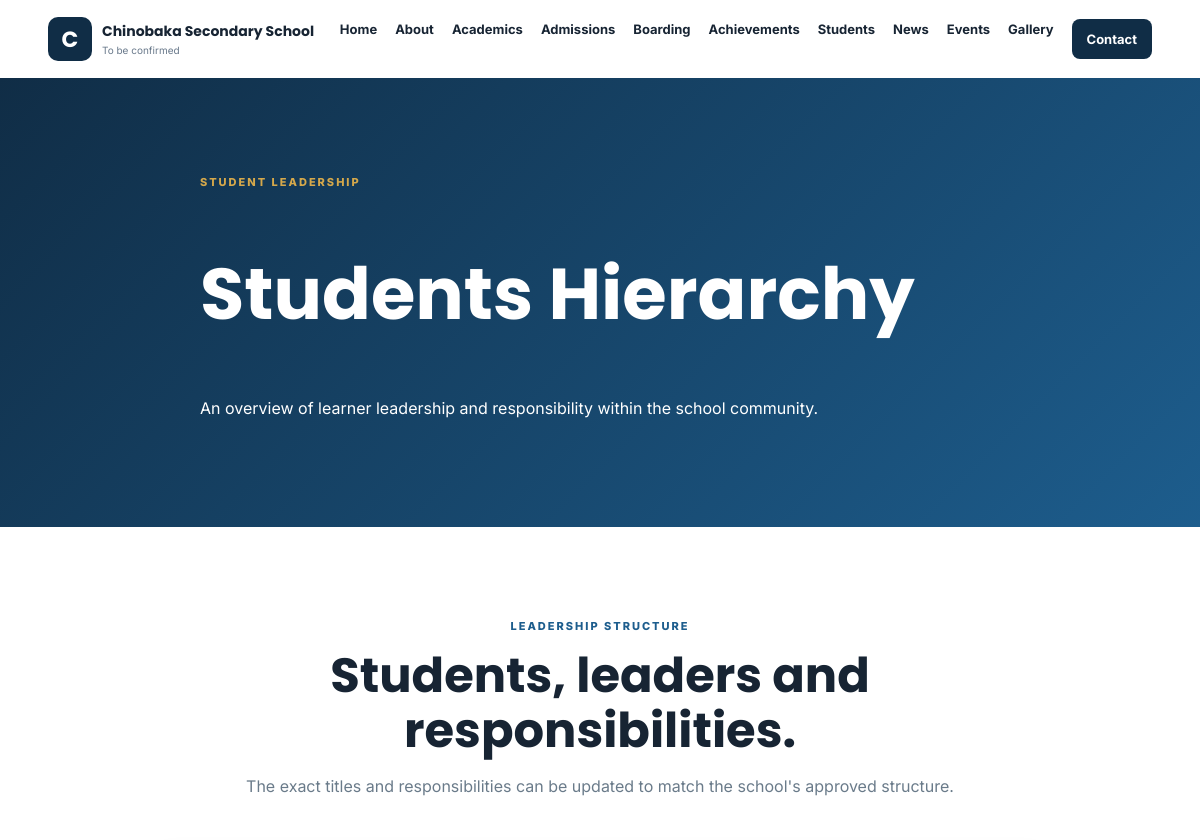
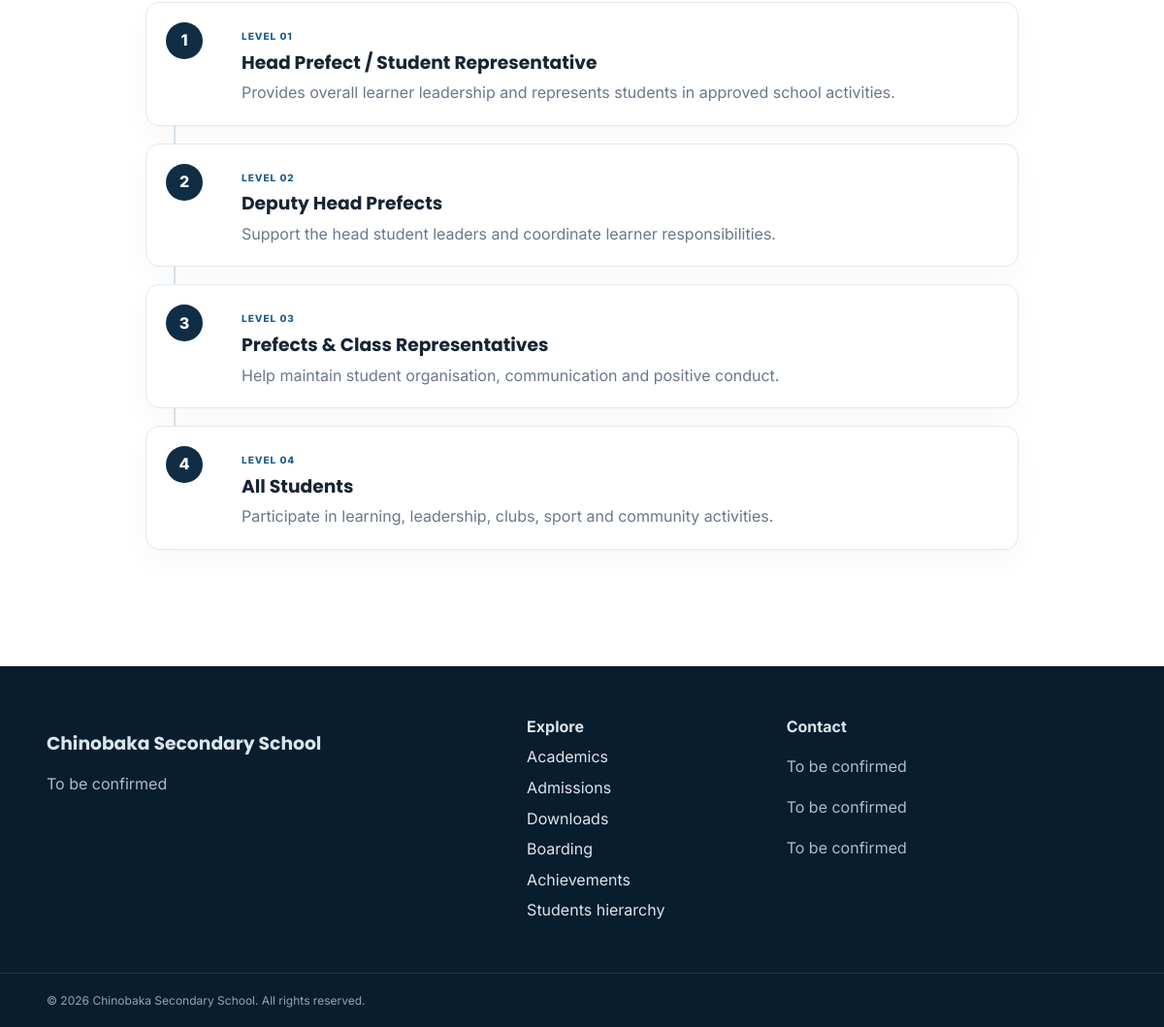
The page /students-hierarchy on the database its author committed (2 pictures, top to bottom).
### app/models.py (models this page shows)
class SiteSetting(db.Model):
 id=db.Column(db.Integer,primary_key=True); school_name=db.Column(db.String(160),default='Chinobaka Secondary School',nullable=False); motto=db.Column(db.String(255),default='To be confirmed',nullable=False); phone=db.Column(db.String(80),default='To be confirmed'); email=db.Column(db.String(160),default='To be confirmed'); address=db.Column(db.String(255),default='To be confirmed'); about_text=db.Column(db.Text,default='Official school information will be published here after confirmation.'); hero_title=db.Column(db.String(255),default='Empowering learners. Building futures.'); hero_text=db.Column(db.Text,default='A welcoming secondary school community focused on learning, character and opportunity.'); logo_filename=db.Column(db.String(255)); hero_image_filename=db.Column(db.String(255)); updated_at=db.Column(db.DateTime,default=datetime.utcnow,onupdate=datetime.utcnow)

### app/routes/public.py (the view)
    def student_hierarchy(self):
        return render_template(
            "public/student_hierarchy.html",
            settings=self.service.settings(),
            hierarchy=self.service.student_hierarchy(),
        )

### app/services/school_service.py (called while the page is built)
    def settings(self):
        school = SiteSetting.query.first()
        if school is None:
            school = SiteSetting()
            self.db.session.add(school)
            self.db.session.commit()
        return school

    def student_hierarchy(self):
        return StudentHierarchyMember.query.order_by(
            StudentHierarchyMember.sort_order
        ).all()

### app/templates/public/student_hierarchy.html (shortened to what this page needs)
{% extends "base.html" %}
{% block content %}
<section class="pagehero"><div class="container narrow"><span class="eyebrow">STUDENT LEADERSHIP</span><h1>Students Hierarchy</h1><p>An overview of learner leadership and responsibility within the school community.</p></div></section>
<section class="section"><div class="container">
  <div class="section-heading centered"><span class="eyebrow blue">LEADERSHIP STRUCTURE</span><h2>Students, leaders and responsibilities.</h2><p>The exact titles and responsibilities can be updated to match the school's approved structure.</p></div>
  <div class="hierarchy">
  {% for item in hierarchy %}
    <div class="hierarchy-node"><span class="hierarchy-number">{{ loop.index }}</span><div><small>{{ item.level }}</small><h3>{{ item.title }}</h3><p>{{ item.description }}</p></div></div>
  {% else %}
    {% for level, title, description in [
      ('Level 01','Head Prefect / Student Representative','Provides overall learner leadership and represents students in approved school activities.'),
      ('Level 02','Deputy Head Prefects','Support the head student leaders and coordinate learner responsibilities.'),
      ('Level 03','Prefects & Class Representatives','Help maintain student organisation, communication and positive conduct.'),
      ('Level 04','All Students','Participate in learning, leadership, clubs, sport and community activities.')
    ] %}
    <div class="hierarchy-node"><span class="hierarchy-number">{{ loop.index }}</span><div><small>{{ level }}</small><h3>{{ title }}</h3><p>{{ description }}</p></div></div>
    {% endfor %}
  {% endfor %}
  </div>
</div></section>
{% endblock %}

### app/templates/base.html
<!doctype html><html><head><meta charset="utf-8"><meta name="viewport" content="width=device-width,initial-scale=1"><title>{% block title %}{{ site_settings.school_name if site_settings else 'Chinobaka Secondary School' }}{% endblock %}</title><link rel="preconnect" href="https://fonts.googleapis.com"><link href="https://fonts.googleapis.com/css2?family=Inter:wght@400;500;600;700&family=Poppins:wght@600;700;800&display=swap" rel="stylesheet"><link rel="stylesheet" href="{{url_for('static',filename='css/style.css')}}"><link rel="stylesheet" href="{{url_for('static',filename='css/home_step1.css')}}"></head><body><header><div class="container nav"><a class="brand" href="{{url_for('public.home')}}">{%if site_settings and site_settings.logo_filename%}<img src="{{url_for('public.image',filename=site_settings.logo_filename)}}">{%else%}<span class="mark">C</span>{%endif%}<span><b>{{site_settings.school_name if site_settings else 'Chinobaka Secondary School'}}</b><small>{{site_settings.motto if site_settings else 'Official School Website'}}</small></span></a><button class="toggle">☰</button><nav><a href="{{url_for('public.home')}}">Home</a><a href="{{url_for('public.about')}}">About</a><a href="{{url_for('public.academics')}}">Academics</a><a href="{{url_for('public.admissions')}}">Admissions</a><a href="{{url_for('public.boarding')}}">Boarding</a><a href="{{url_for('public.achievements')}}">Achievements</a><a href="{{url_for('public.student_hierarchy')}}">Students</a><a href="{{url_for('public.news')}}">News</a><a href="{{url_for('public.events')}}">Events</a><a href="{{url_for('public.gallery')}}">Gallery</a><a class="navbtn" href="{{url_for('public.contact')}}">Contact</a></nav></div></header>{%with ms=get_flashed_messages(with_categories=true)%}{%if ms%}<div class="container flashes">{%for c,m in ms%}<div class="flash {{c}}">{{m}}</div>{%endfor%}</div>{%endif%}{%endwith%}<main>{%block content%}{%endblock%}</main><footer><div class="container foot"><div><h3>{{site_settings.school_name if site_settings else 'Chinobaka Secondary School'}}</h3><p>{{site_settings.motto if site_settings else 'To be confirmed'}}</p></div><div><b>Explore</b><a href="{{url_for('public.academics')}}">Academics</a><a href="{{url_for('public.admissions')}}">Admissions</a><a href="{{url_for('public.downloads')}}">Downloads</a><a href="{{url_for('public.boarding')}}">Boarding</a><a href="{{url_for('public.achievements')}}">Achievements</a><a href="{{url_for('public.student_hierarchy')}}">Students hierarchy</a></div><div><b>Contact</b><p>{{site_settings.address if site_settings else 'To be confirmed'}}</p><p>{{site_settings.phone if site_settings else 'To be confirmed'}}</p><p>{{site_settings.email if site_settings else 'To be confirmed'}}</p></div></div><div class="bottom">© 2026 {{site_settings.school_name if site_settings else 'Chinobaka Secondary School'}}. All rights reserved.</div></footer><script src="{{url_for('static',filename='js/main.js')}}"></script></body></html>

### app/static/css/style.css (style rules this page uses)
* { box-sizing:border-box }
body { margin:0;font-family:Inter,Arial;color:#172433;line-height:1.6 }
h1,h2,h3 { font-family:Poppins,Arial;line-height:1.15 }
h1 { font-size:clamp(2.5rem,6vw,5rem) }
h2 { font-size:clamp(2rem,4vw,3rem) }
a { text-decoration:none;color:inherit }
.container { width:min(1160px,92%);margin:auto }
.nav { min-height:78px;display:flex;align-items:center;justify-content:space-between }
.brand { display:flex;align-items:center;gap:10px }
.brand img,.mark { width:44px;height:44px;object-fit:contain }
.mark { display:grid;place-items:center;background:#102d46;color:#fff;border-radius:10px;font:bold 22px Poppins }
.brand b,.brand small { display:block }
.brand b { font:700 14px Poppins }
.brand small { font-size:10px;color:#68788a }
.nav nav { display:flex;gap:18px;font-size:13px;font-weight:700 }
.navbtn { background:#102d46;color:#fff;padding:10px 15px;border-radius:8px }
.eyebrow { color:#d5a84b;font-size:11px;letter-spacing:2px;font-weight:800 }
.blue { color:#1d5d8d }
.section { padding:85px 0 }
.pagehero { background:linear-gradient(135deg,#102d46,#1d5d8d);color:#fff;padding:90px 0 }
.narrow { max-width:800px }
footer { background:#081d2e;color:#dbe5ed;padding-top:50px }
.foot { display:grid;grid-template-columns:2fr 1fr 1.5fr;gap:40px;padding-bottom:45px }
.foot a { display:block;margin:6px 0 }
.foot p { color:#aebdca }
.bottom { border-top:1px solid #ffffff1a;padding:18px 4%;font-size:12px;color:#91a5b6 }
.hierarchy { max-width:900px;margin:35px auto;display:grid;gap:18px;position:relative }
.hierarchy:before { content:"";position:absolute;left:29px;top:25px;bottom:25px;width:2px;background:#dbe4eb }
.hierarchy-node { position:relative;display:grid;grid-template-columns:60px 1fr;gap:18px;align-items:start;background:#fff;border:1px solid #e2e8ef;border-radius:14px;padding:20px;box-shadow:0 12px 30px #102d4608 }
.hierarchy-number { width:38px;height:38px;border-radius:50%;display:grid;place-items:center;background:#102d46;color:#fff;font-weight:800;z-index:1 }
.hierarchy-node small { color:#1d5d8d;font-weight:800;letter-spacing:1px;text-transform:uppercase;font-size:10px }
.hierarchy-node h3 { margin:5px 0 8px }
.hierarchy-node p { margin:0;color:#68788a }
.centered { text-align:center;max-width:760px;margin:0 auto 35px }
.section-heading p { color:#718092 }

### app/static/css/home_step1.css (style rules this page uses)
.section-heading { max-width:720px;margin:0 auto 42px;text-align:center }
.section-heading h2 { margin:10px 0 }
.section-heading p { color:#6a7b8a }

### rows shown on the page
SiteSetting: school_name "Chinobaka Secondary School", motto "To be confirmed", address "To be confirmed", phone "To be confirmed", email "To be confirmed"

### other values the page prints
{{ level }} "LEVEL 01" "LEVEL 02" "LEVEL 03" "LEVEL 04"
{{ title }} "Head Prefect / Student Representative" "Deputy Head Prefects" "Prefects & Class Representatives" "All Students"
{{ description }} "Provides overall learner leadership and represents students in approved school activities." "Support the head student leaders and coordinate learner responsibilities." "Help maintain student organisation, communication and positive conduct." "Participate in learning, leadership, clubs, sport and community activities."
